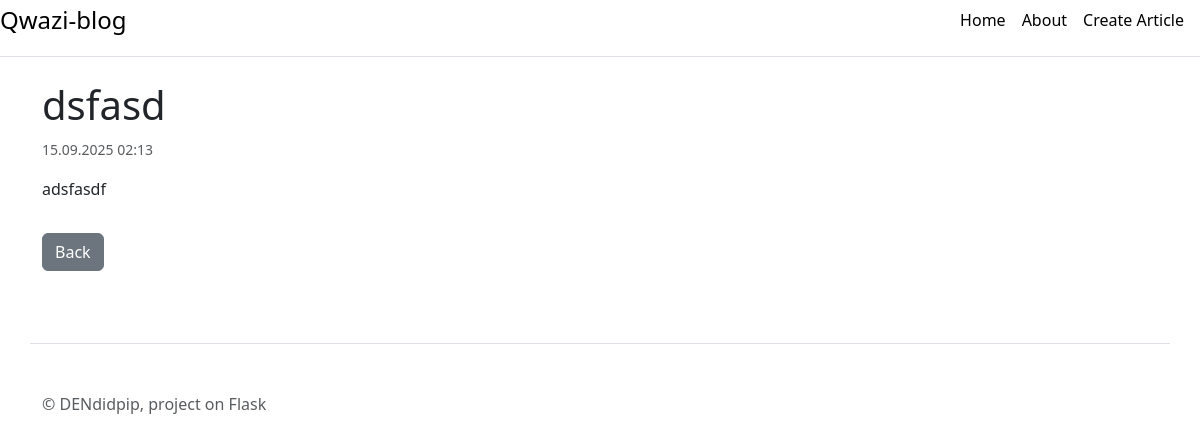
The app's page /posts/2, older data.
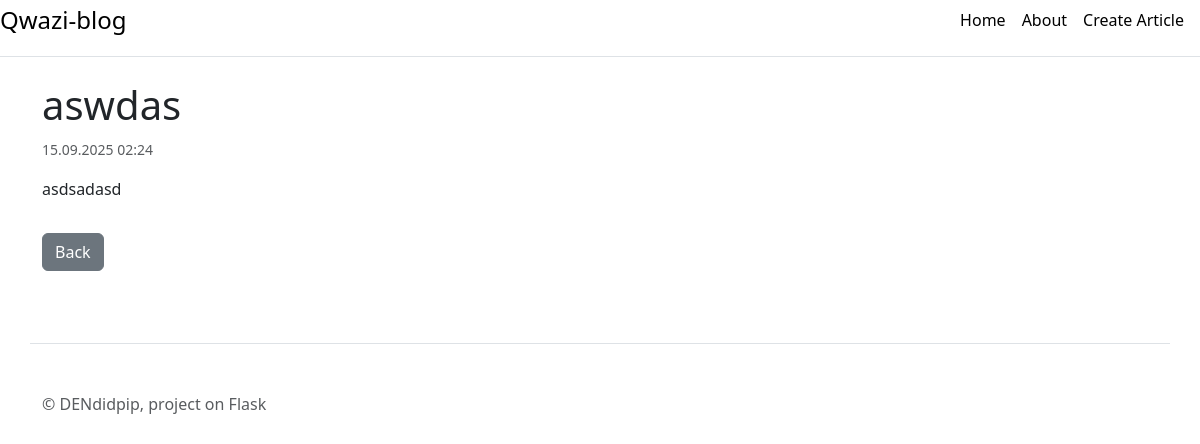
The same page, newer data.
### app.py (models this page shows, shortened)
class Article(db.Model):
    id = db.Column(db.Integer, primary_key=True)
    title = db.Column(db.String(50), nullable=False)
    intro = db.Column(db.String(200), nullable=False)
    text = db.Column(db.Text, nullable=False)
    date = db.Column(db.DateTime, default=dt.utcnow)

### app.py (the view)
@app.route('/posts/<int:id>')
def post_detail(id):
    article = Article.query.get_or_404(id)
    return render_template("post_detail.html", article=article)

### templates/post_detail.html (shortened to what this page needs)
{% extends "base.html" %}
{% block content %}
  <h1>{{ article.title }}</h1>
  <p><small class="text-muted">{{ article.date.strftime('%d.%m.%Y %H:%M') }}</small></p>
  <p>{{ article.text }}</p>
  <a href="/home" class="btn btn-secondary mt-3">Back</a>
{% endblock %}

Row changes from the older to the newer data that the page shows:
changed Article: title "dsfasd" → "aswdas"; date "15.09.2025 02:13" → "15.09.2025 02:24"; text "adsfasdf" → "asdsadasd"
